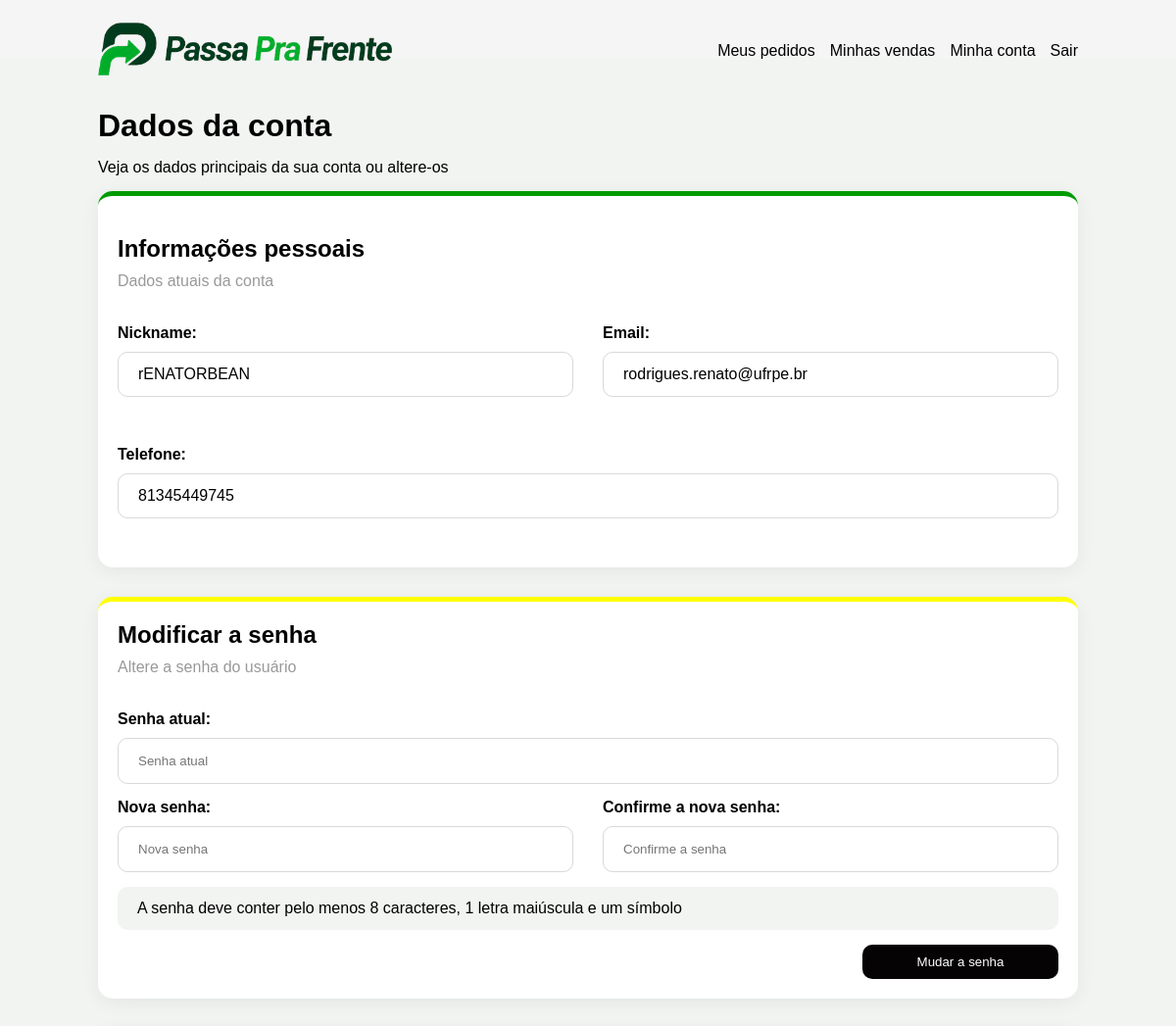
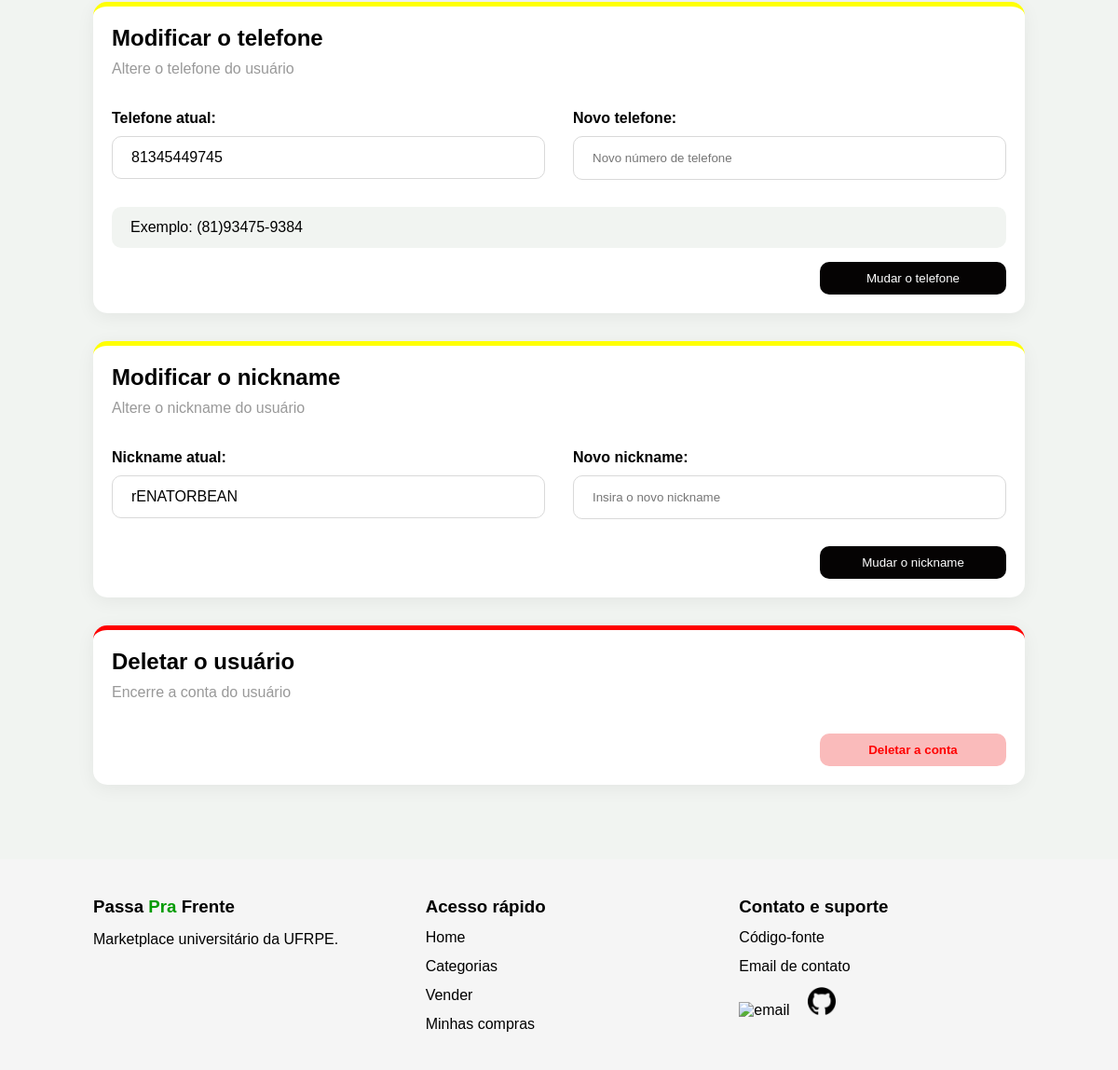
/conta/ (signed in), run on the app's committed database (2 pictures, top to bottom).
### accounts/models.py (models this page shows, shortened)
class Usuario(AbstractUser):
    email = models.EmailField(unique=True)
    nickname = models.CharField(max_length=50, unique=True)
    telefone = models.CharField(max_length=11)
    USERNAME_FIELD = 'email'
    REQUIRED_FIELDS = ['username', 'nickname', 'telefone']

### accounts/views.py (the view, shortened to what this page needs)
# urls.py: path('conta/', views.modificar_dados, name='modificar_dados'),
@login_required
def modificar_dados(request):
    nickname_form = NicknameForm(instance=request.user)
    telefone_form = TelefoneForm(instance=request.user)
    senha_form = SenhaForm(request.user)
    return render(request, 'accounts/modificar_dados.html', {
        'nickname_form': nickname_form,
        'telefone_form': telefone_form,
        'senha_form': senha_form,
    })

### accounts/forms.py (shortened to what this page needs)
class NicknameForm(forms.ModelForm):
    class Meta:
        model = Usuario
        fields = ['nickname']
        labels = {'nickname': 'Novo nickname'}

class TelefoneForm(forms.ModelForm):
    class Meta:
        model = Usuario
        fields = ['telefone']
        labels = {'telefone': 'Novo telefone'}

### templates/accounts/modificar_dados.html (shortened to what this page needs)
{% extends 'base.html' %}
{% load static %}
    {% block extra_css %}
        <link rel="stylesheet" href="{% static 'accounts/modificar_dados.css' %}">
    {% endblock %}
{% block content %}
<main>
    <div class="container">
        <h1>Dados da conta</h1>
        <p>Veja os dados principais da sua conta ou altere-os</p>
        <div class="box personal_box">
            <div class="box_title">
                <h2>Informações pessoais</h2>
                <p>Dados atuais da conta</p>
            </div>
            <div class="box_fields">
                <div class="box_field">
                    <h4>Nickname:</h4>
                    <p>{{ request.user.nickname }}</p>
                </div>
                <div class="box_field">
                    <h4>Email:</h4>
                    <p>{{ request.user.email }}</p>
                </div>
            </div>
            <div class="box_field">
                <h4>Telefone:</h4>
                <p>{{ request.user.telefone }}</p>
            </div>
        </div>
        <div class="box modify_box">
            <div class="box_title">
                <h2>Modificar a senha</h2>
                <p>Altere a senha do usuário</p>
            </div>
            <form method="POST">
                <div class="box_field">
                    <h4>Senha atual:</h4>
                    <input type="password" name="old_password" placeholder="Senha atual">
                </div>
                <div class="box_fields">
                    <div class="box_field">
                        <h4>Nova senha:</h4>
                        <input type="password" name="new_password1" placeholder="Nova senha">
                    </div>
                    <div class="box_field">
                        <h4>Confirme a nova senha:</h4>
                        <input type="password" name="new_password2" placeholder="Confirme a senha">
                    </div>
                </div>
                <div class="box_desc">
                    <p>A senha deve conter pelo menos 8 caracteres, 1 letra maiúscula e um símbolo</p>
                </div>
                <div class="box_button">
                    <button type="submit" name="salvar_senha">Mudar a senha</button>
                </div>
            </form>
        </div>
        <div class="box modify_box">
            <div class="box_title">
                <h2>Modificar o telefone</h2>
                <p>Altere o telefone do usuário</p>
            </div>
            <form method="POST">
                <div class="box_fields">
                    <div class="box_field">
                        <h4>Telefone atual:</h4>
                        <p>{{ request.user.telefone }}</p>
                    </div>
                    <div class="box_field">
                        <h4>Novo telefone:</h4>
                        <input type="tel" name="telefone" placeholder="Novo número de telefone">
                    </div>
                </div>
                <div class="box_desc">
                    <p>Exemplo: (81)93475-9384</p>
                </div>
                <div class="box_button">
                    <button type="submit" name="salvar_telefone">Mudar o telefone</button>
                </div>
            </form>
        </div>
        <div class="box modify_box">
            <div class="box_title">
                <h2>Modificar o nickname</h2>
                <p>Altere o nickname do usuário</p>
            </div>
            <form method="POST">
                <div class="box_fields">
                    <div class="box_field">
                        <h4>Nickname atual:</h4>
                        <p>{{ request.user.nickname }}</p>
                    </div>
                    <div class="box_field">
                        <h4>Novo nickname:</h4>
                        <input type="text" name="nickname" placeholder="Insira o novo nickname">
                    </div>
                </div>
                <div class="box_button">
                    <button type="submit" name="salvar_nickname">Mudar o nickname</button>
                </div>
            </form>
        </div>
        <div class="box delete_box">
            <div class="box_title">
                <h2>Deletar o usuário</h2>
                <p>Encerre a conta do usuário</p>
            </div>
            <div class="box_button">
                <a href="{% url 'deletar_conta' %}">
                    <button type="button" class="delete"><b>Deletar a conta</b></button>
                </a>
            </div>
        </div>
    </div>
</main>
{% endblock %}

### static/base.css (style rules this page uses)
* { margin: 0px; padding: 0px; font-family: Arial, sans-serif; --green1: #009b00; --white: #ffffff; --grey-button: #e2e2e2bb; --black: #000000; --background1: rgba(247, 247, 247, 0.863); }
body { box-sizing: border-box; }
.container { max-width: 1140px; margin: auto; }

### static/accounts/modificar_dados.css (style rules this page uses)
* { margin: 0; padding: 0; box-sizing: border-box; font-family: Arial; --green1: #009b00; --green2: #01bb01; --background1: #f5f5f5; --background2: #F1F4F1; --border-grey: #D9D9D9; --grey-subtitle: #999; --background-button: #050303; --red1: red; --red-button: #fabbbb; }
body { background-color: var(--background2); }
.container { max-width: 1000px; margin: auto; }
main { padding: 50px; }
main h1, main p { margin-bottom: 15px; }
.box { display: flex; flex-direction: column; justify-content: space-between; gap: 20px; background-color: white; width: 100%; border-radius: 15px; padding: 20px; margin-bottom: 30px; box-shadow: 0 4px 20px rgba(0,0,0,0.06); }
.personal_box { border-top: 5px solid var(--green1); }
.modify_box { border-top: 5px solid yellow; }
.delete_box { border-top: 5px solid var(--red1); }
.box_title h2 { margin-bottom: 10px; }
.box_title p { color: var(--grey-subtitle); }
.box_button { display: flex; justify-content: flex-end; }
.box_button button { width: 200px; padding: 10px 25px; border-radius: 10px; border: none; cursor: pointer; background-color: var(--background-button); color: white; transition: 0.3s; }
.box_button .delete { width: 200px; padding: 10px 25px; border-radius: 10px; border: none; cursor: pointer; background-color: var(--red-button); color: var(--red1); transition: 0.3s; }
.box_fields { display: flex; justify-content: space-between; gap: 30px; }
.box_field { flex: 1; margin-bottom: 15px; }
.box_field h4 { margin-bottom: 10px; }
.box_field p { padding: 13px 20px; border: 1px solid var(--border-grey); border-radius: 10px; }
.box_desc p { padding: 13px 20px; background-color: var(--background2); border-radius: 10px; }
.box_field input { padding: 15px 20px; border: 1px solid var(--border-grey); border-radius: 10px; width: 100%; outline: none; }

### data on the page
Usuario: user.nickname "rENATORBEAN", user.email "rodrigues.renato@ufrpe.br", user.telefone "81345449745"
